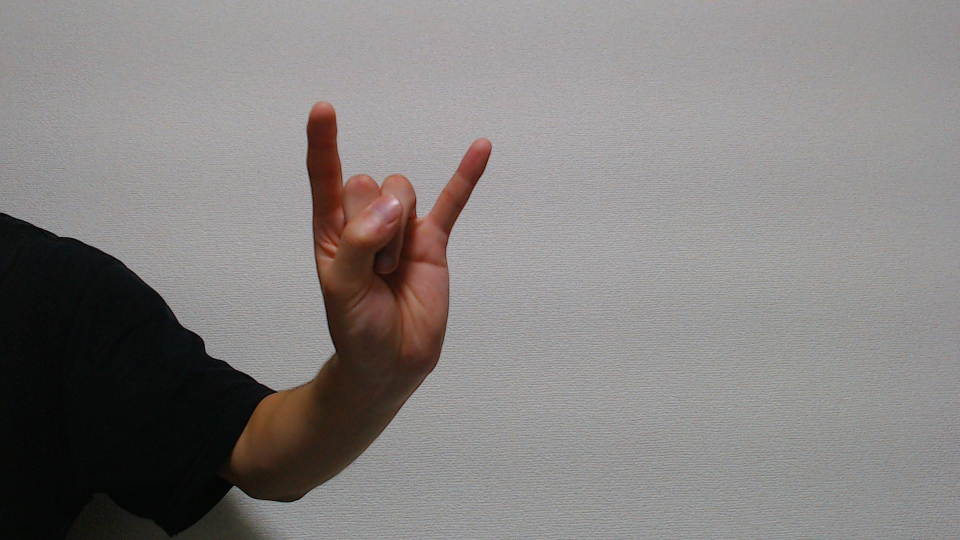
#> input picture original_hand_data/train/corna/corna (176).jpg, 1920 x 1080 px (shown at 1/2 size); its folder holds only this picture in this run
$ python processing_data_ver2.py
#> lines starting #> are read from the running program, lines starting #| are printed output that depends on the picture
import glob
import cv2
import pathlib

torv = ['train/','validation/']
signs = ['corna','peace','shaka_hang','thumbs_up']

for j in range(len(torv)):
    for k in range(len(signs)):

        #画像の処理
        input_dir = './original_hand_data/' + torv[j] + signs[k]
        # 保存するファルダ
        output_dir = './processed_hand_data/' + torv[j] + signs[k]

        # フォルダ内に保存されているファイル一覧
        image_list = list(pathlib.Path(input_dir).glob('**/*.jpg'))
        #print(image_list)

        for i in range(len(image_list)):
            # 画像一枚を読み込み
            img = cv2.imread(str(image_list[i]), cv2.IMREAD_GRAYSCALE)
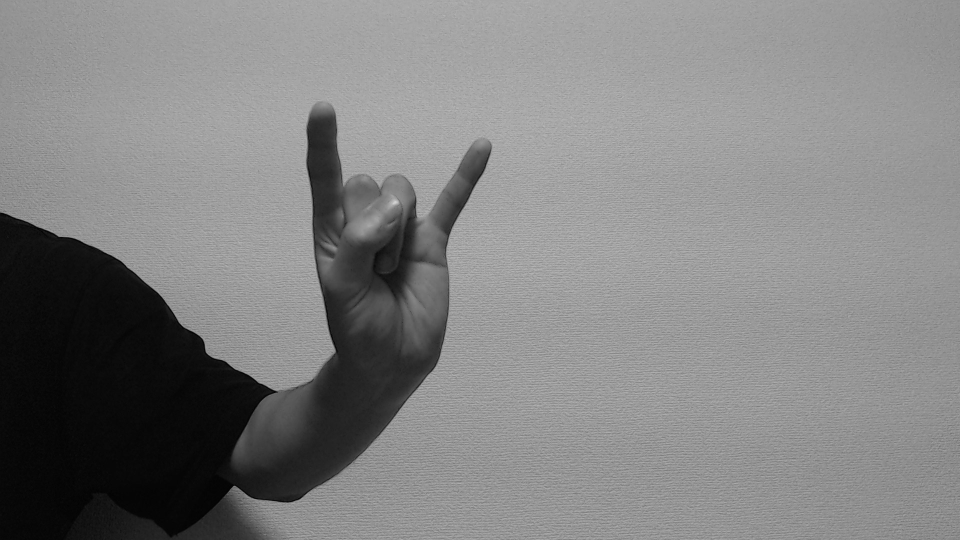
#> img: shape (1080, 1920) (shown at 1/2 size); min 0, max 212, mean 129.7
            # トリミング
            img_tri_true = img[100 : 1100, 500 : 1400]
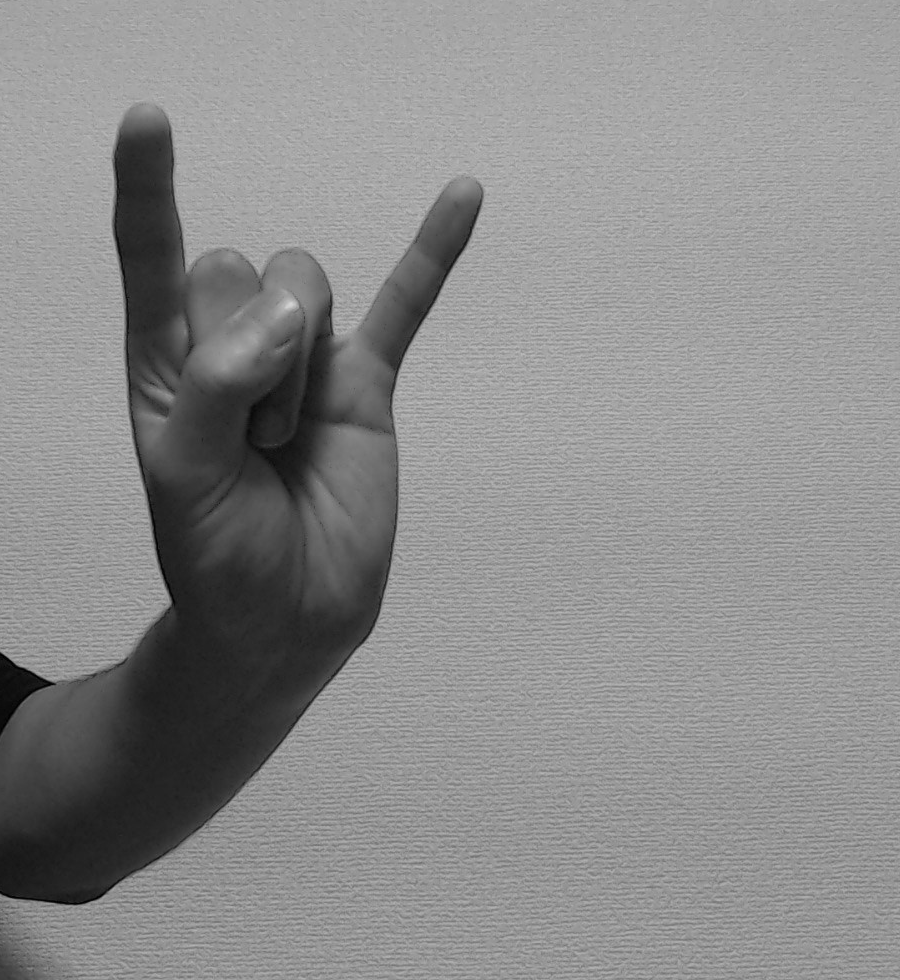
#> img_tri_true: shape (980, 900); min 0, max 212, mean 139
            # 保存先
            output_path = output_dir + '/' + image_list[i].name
            # 画像保存
            cv2.imwrite(output_path, img_tri_true)

#画像の処理
input_dir = './original_testdata/'
#> input_dir = './original_testdata/'
# 保存するファルダ
output_dir = './processed_testdata/'

# フォルダ内に保存されているファイル一覧
image_list = list(pathlib.Path(input_dir).glob('**/*.jpg'))
#> image_list = []
#print(image_list)

#下記は、元のdata1のプログラムを参考にいずれ本当に加工していない写真から、加工して持ってくるようにする
for i in range(len(image_list)):
    # 画像一枚を読み込み
    img = cv2.imread(str(image_list[i]), cv2.IMREAD_GRAYSCALE)
    # トリミング
    #img_tri_true = img[100 : 1100, 500 : 1400]
    # 保存先
    output_path = output_dir + '/' + image_list[i].name
    # 画像保存
    cv2.imwrite(output_path, img)
    #cv2.imwrite(output_path, img_tri_true)

'''
for j in range(len(torv)):
    for k in range(len(signs)):
        #画像の処理
        input_dir = './original_hand_data/' + torv[j] + signs[k]
        # 保存するファルダ
        output_dir = './processed_hand_data/' + torv[j] + signs[k]

        # フォルダ内に保存されているファイル一覧
        image_list = list(pathlib.Path(input_dir).glob('**/*.jpg'))
        print(image_list)

        for i in range(len(image_list)):
            # 画像一枚を読み込み
            img = cv2.imread(str(image_list[i]))
            # トリミング
            #img_tri_true = img[100 : 1100, 500 : 1400]
            # 保存先
            output_path = output_dir + '/' + image_list[i].name
            # 画像保存
            cv2.imwrite(output_path, img)
'''
